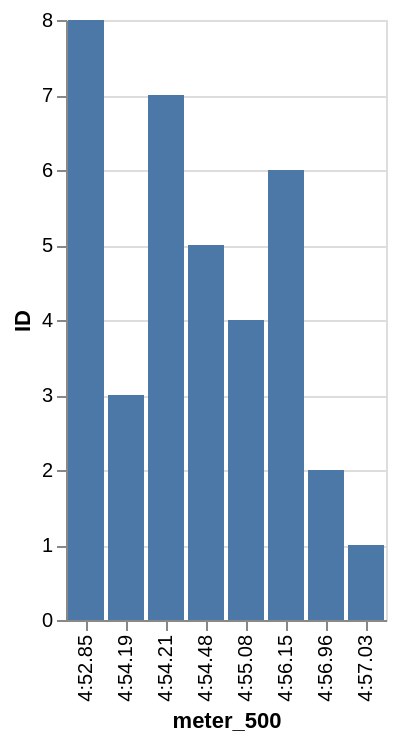

Vega-Lite specification for this chart:
### Vega-Lite specification from a JSON file in a GitHub repository (floating-point values rounded to 4 significant figures)
{"data": {"values": [{"x_data": "4:52.85", "y_data": 8}, {"x_data": "4:54.19", "y_data": 3}, {"x_data": "4:54.21", "y_data": 7}, {"x_data": "4:54.48", "y_data": 5}, {"x_data": "4:55.08", "y_data": 4}, {"x_data": "4:56.15", "y_data": 6}, {"x_data": "4:56.96", "y_data": 2}, {"x_data": "4:57.03", "y_data": 1}]}, "mark": "bar", "encoding": {"x": {"field": "x_data", "type": "nominal", "title": "meter_500", "sort": "ascending"}, "y": {"field": "y_data", "type": "quantitative", "title": "ID"}}}
